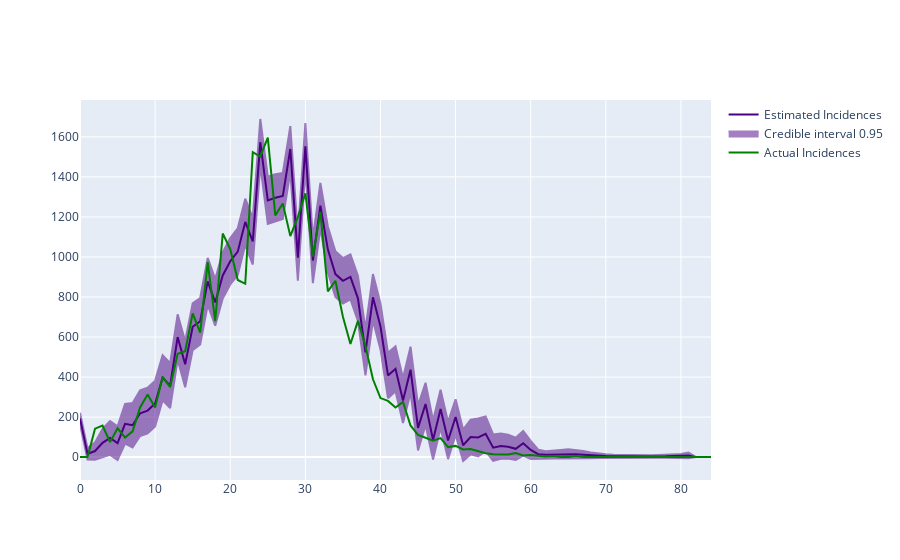

Notebook source saved alongside this figure:
### Code cell
pre_I = np.array(list(df['mean'].values[:-1]) + kernel)
pre_std = np.array(list(df['sd'].values[:-1]) + kernel)

figure = go.Figure()

trace1 = go.Scatter(
    y=pre_I,
    x=list(range(starting_time_point, end_time_point)),
    mode='lines',
    name='Estimated Incidences',
    line_color='indigo'
)

trace2 = go.Scatter(
    x=list(range(starting_time_point, end_time_point)) + list(range(starting_time_point, end_time_point))[::-1],
    y=(pre_I + 1.96 * pre_std).tolist() + (pre_I - 1.96 * pre_std).tolist()[::-1],
    fill='toself',
    fillcolor='indigo',
    line_color='indigo',
    opacity=0.5,
    mode='lines',
    name='Credible interval 0.95',
)

trace3 = go.Scatter(
    y=incidences_true,
    x=list(range(starting_time_point, end_time_point)),
    mode='lines',
    name='Actual Incidences',
    line_color='green'
)

figure.add_trace(trace1)
figure.add_trace(trace2)
figure.add_trace(trace3)

### Figure 1 — Plotly figure (JSON) as saved in the notebook; plotly's stock layout.template omitted (floating-point values rounded to 4 significant figures; data arrays with more than 128 entries replaced by an {"elided": "..."} marker saying what was removed)
{"data": [{"line": {"color": "indigo"}, "mode": "lines", "name": "Estimated Incidences", "type": "scatter", "x": [0, 1, 2, 3, 4, 5, 6, 7, 8, 9, 10, 11, 12, 13, 14, 15, 16, 17, 18, 19, 20, 21, 22, 23, 24, 25, 26, 27, 28, 29, 30, 31, 32, 33, 34, 35, 36, 37, 38, 39, 40, 41, 42, 43, 44, 45, 46, 47, 48, 49, 50, 51, 52, 53, 54, 55, 56, 57, 58, 59, 60, 61, 62, 63, 64, 65, 66, 67, 68, 69, 70, 71, 72, 73, 74, 75, 76, 77, 78, 79, 80, 81, 82, 83, 84], "y": [193.4, 15.79, 30.35, 71.12, 95.83, 69.98, 166.6, 159.4, 219.4, 232.5, 267.8, 396.3, 357.2, 599.9, 464.2, 651.5, 679.1, 878.0, 772.9, 907.5, 978.8, 1027.0, 1175.0, 1078.0, 1573.0, 1283.0, 1296.0, 1305.0, 1540.0, 996.3, 1553.0, 982.2, 1257.0, 1037.0, 914.4, 881.0, 900.2, 793.2, 523.8, 798.6, 653.1, 407.9, 441.2, 282.9, 436.9, 146.3, 265.7, 85.48, 240.5, 83.07, 200.4, 59.27, 100.3, 98.19, 116.6, 47.47, 55.25, 52.21, 41.5, 69.42, 35.86, 14.58, 11.31, 12.25, 14.42, 15.91, 14.22, 12.14, 8.724, 6.747, 5.509, 4.545, 3.909, 3.389, 3.082, 3.175, 3.303, 3.691, 4.095, 4.58, 5.556, 8.685, 0, 0, 0]}, {"fill": "toself", "fillcolor": "indigo", "line": {"color": "indigo"}, "mode": "lines", "name": "Credible interval 0.95", "opacity": 0.5, "type": "scatter", "x": {"elided": "170 int values"}, "y": {"elided": "170 float values"}}, {"line": {"color": "green"}, "mode": "lines", "name": "Actual Incidences", "type": "scatter", "x": [0, 1, 2, 3, 4, 5, 6, 7, 8, 9, 10, 11, 12, 13, 14, 15, 16, 17, 18, 19, 20, 21, 22, 23, 24, 25, 26, 27, 28, 29, 30, 31, 32, 33, 34, 35, 36, 37, 38, 39, 40, 41, 42, 43, 44, 45, 46, 47, 48, 49, 50, 51, 52, 53, 54, 55, 56, 57, 58, 59, 60, 61, 62, 63, 64, 65, 66, 67, 68, 69, 70, 71, 72, 73, 74, 75, 76, 77, 78, 79, 80, 81, 82, 83, 84], "y": [0, 0, 142, 158, 75, 144, 98, 129, 248, 313, 248, 401, 350, 516, 529, 718, 622, 974, 679, 1117, 1039, 885, 866, 1524, 1502, 1596, 1208, 1267, 1104, 1200, 1318, 1002, 1225, 828, 881, 701, 565, 681, 555, 389, 295, 281, 248, 276, 158, 111, 97, 82, 95, 50, 56, 38, 40, 29, 19, 14, 12, 13, 20, 8, 11, 7, 3, 6, 0, 1, 5, 0, 1, 1, 0, 1, 0, 0, 0, 0, 0, 0, 0, 0, 0, 0, 2, 0, 0]}], "layout": {}}
